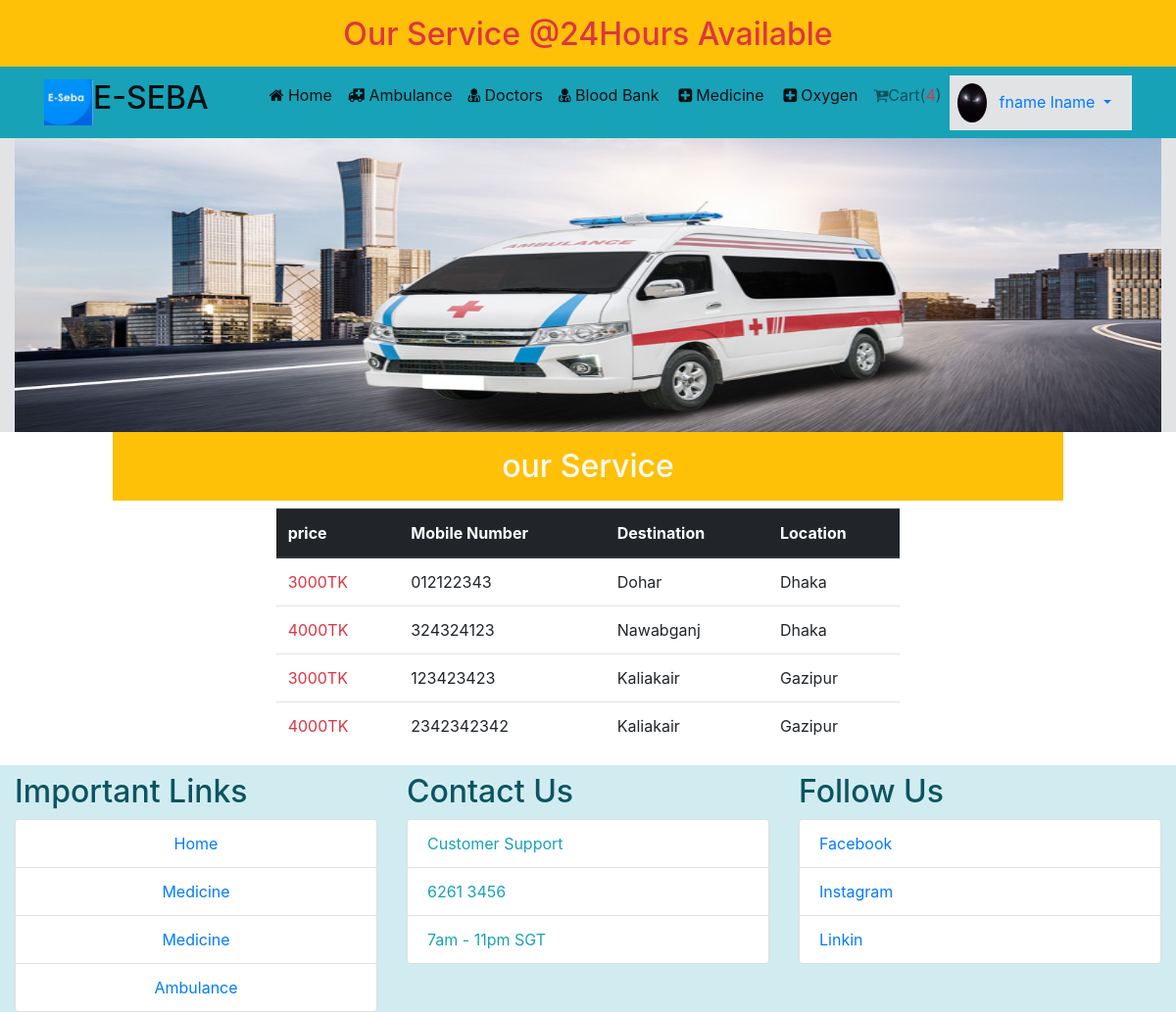
Page /ambulancedetails.php?amu=1 (signed in) on the committed database.
### tables this page shows
CREATE TABLE `ambulance` (
  `ambu_id` int(11) NOT NULL,
  `hos_id` int(11) NOT NULL,
  `ambu_name` varchar(200) NOT NULL,
  `mobile` varchar(200) NOT NULL,
  `locations` varchar(200) NOT NULL,
  `sub_locations` varchar(200) NOT NULL,
  `price` int(11) NOT NULL
);

### ambulancedetails.php (the view)
<?php include "layout/header.php"; ?>
<section class="container-fluid alert-secondary">
	<img src="images/amu1.jpg" style="width: 100%;height: 300px;">
</section>
<section class="container-fluid">
	<div class="row">
<?php
$connect = mysqli_connect("localhost","root","","cse499");
	if (isset($_GET['amu'])) {
		$sql = "SELECT * FROM ambulance WHERE hos_id = '{$_GET['amu']}'";
	}else{
		header("Location:index.php");
	}
	$result = mysqli_query($connect, $sql);
 ?>
		<div class="col-md-10 mx-auto">
			<div class="">
				<h2 class="text-center text-light bg-warning p-3">our Service</h2>
				<div class="row">
					<div class="col-lg-8 mx-auto">
						<table class="table">
							<thead class="thead-dark">
							    <tr>
							      <th scope="col">price</th>
							      <th scope="col">Mobile Number</th>
							      <th scope="col">Destination</th>
							      <th scope="col">Location</th>
							    </tr>
							</thead>
							 <tbody>
							<?php
								if (mysqli_num_rows($result) > 0 ) {
									while ($row = mysqli_fetch_array($result)) {
							 ?>
							    <tr>
							      <td class="text-danger"><?php echo $row['price']."TK"; ?></td>
							      <td><?php echo $row['mobile']; ?></td>
							      <td><?php echo $row['sub_locations']; ?></td>
							      <td><?php echo $row['locations']; ?></td>
							    </tr>
							<?php }} ?>
							</tbody>
						</table>
					</div>
				</div>
			</div>
		</div>
	</div>
</section>
<?php include "layout/footer.php"; ?>

### rows in the picture
ambulance: price "3000", mobile "012122343", sub_locations "Dohar", locations "Dhaka"
ambulance: price "4000", mobile "324324123", sub_locations "Nawabganj", locations "Dhaka"
ambulance: price "3000", mobile "123423423", sub_locations "Kaliakair", locations "Gazipur"
ambulance: price "4000", mobile "2342342342", sub_locations "Kaliakair", locations "Gazipur"

### other values in the picture
Session::get('cmrname') "fname lname"
